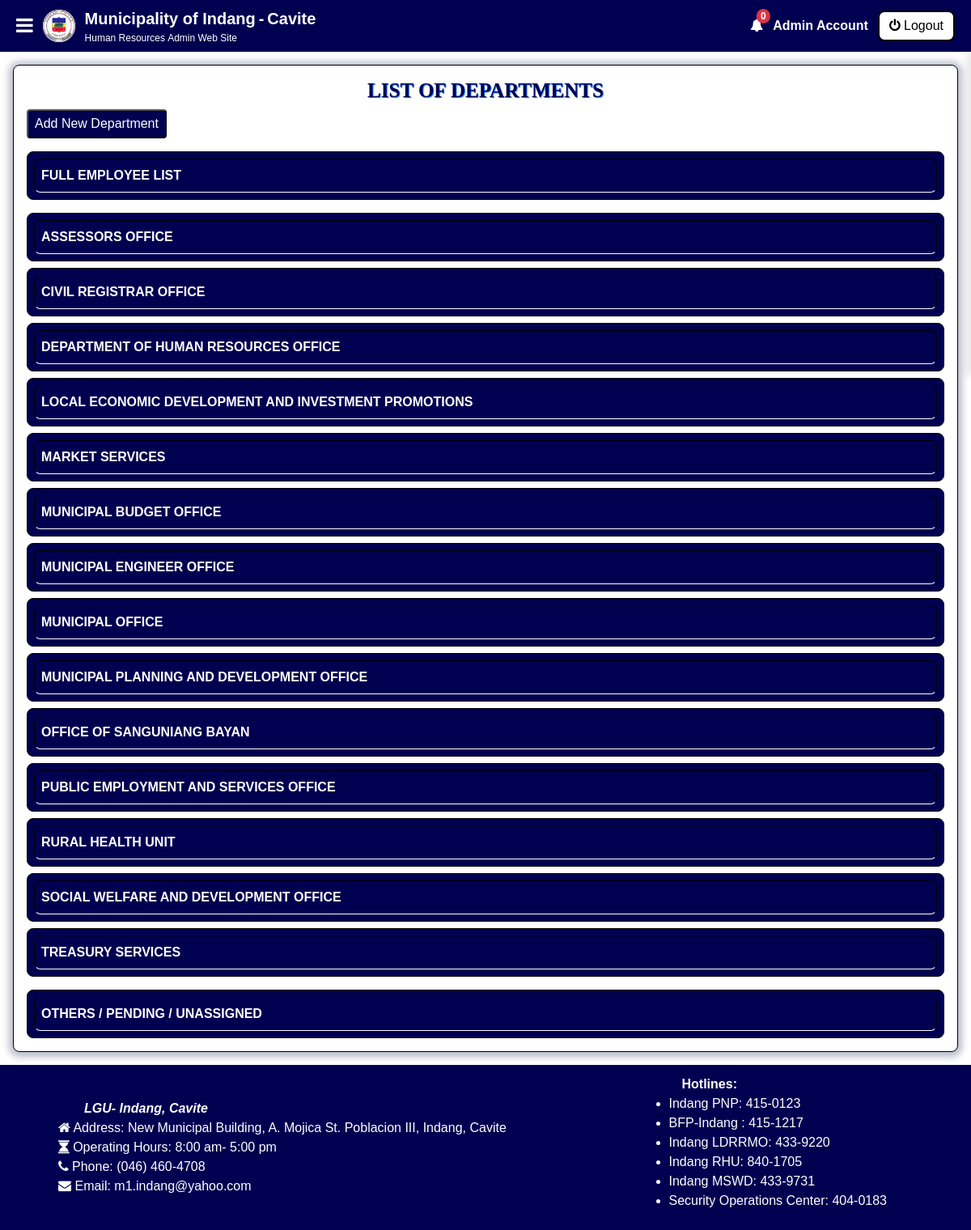
The page /admin/departments/index.php (signed in) on the database its author committed.
### tables this page shows
CREATE TABLE `tbl_useraccounts` (
  `account_id` int(11) NOT NULL,
  `employee_id` varchar(255) NOT NULL,
  `role` varchar(255) NOT NULL,
  `email` varchar(255) NOT NULL,
  `password` varchar(255) NOT NULL,
  `photoURL` varchar(255) NOT NULL,
  `firstName` varchar(255) NOT NULL,
  `middleName` varchar(255) NOT NULL,
  `lastName` varchar(255) NOT NULL,
  `suffix` varchar(255) NOT NULL,
  `birthdate` date NOT NULL,
  `sex` varchar(255) NOT NULL,
  `civilStatus` varchar(255) NOT NULL,
  `department` varchar(255) NOT NULL,
  `jobPosition` varchar(255) NOT NULL,
  `status` varchar(50) NOT NULL,
  `dateStarted` date NOT NULL,
  `dateCreated` timestamp NOT NULL DEFAULT current_timestamp(),
  `reasonForStatus` varchar(255) NOT NULL,
  `archive` varchar(50) NOT NULL
);

CREATE TABLE `tbl_departments` (
  `department_id` int(10) NOT NULL,
  `departmentName` varchar(255) NOT NULL,
  `departmentDescription` varchar(500) NOT NULL,
  `departmentHead` varchar(255) NOT NULL,
  `archive` varchar(50) NOT NULL
);

### constants/routes.php (called while the page is built, shortened)
<?php
$webhostpage = '/www.indang-municipal-hr.com.ph';
$assets_logo_png = $webhostpage . '/assets/images/indang-logo.png';
$assets_bootstrap_vcss = $webhostpage . '/assets/bootstrap-5.0.2-dist/css/bootstrap.min.css';
$assets_bootstrap_css = $webhostpage . '/assets/bootstrap/dist/css/bootstrap.min.css';
$assets_fontawesome = $webhostpage . '/assets/font-awesome/css/font-awesome.min.css';
$assets_css_styles = $webhostpage . '/assets/css/style.css';
$assets_datatable_css = $webhostpage . '/assets/datatables/datatables.min.css';
$assets_datatable_bootstrap = $webhostpage . '/assets/datatables/DataTables-1.13.7/css/dataTables.bootstrap.css';
$assets_datatable_css_select = $webhostpage . '/assets/datatables/jquery-datatables-checkboxes-1.2.12/css/dataTables.checkboxes.css';
$assets_toastify_css = $webhostpage . '/assets/toastify/toastify.css';
$location_admin_departments_office = $webhostpage . '/admin/departments/employee-list';
?>

### admin/departments/index.php (the view, shortened to what this page needs)
<?php
include ("../../constants/routes.php");
$sql_department = "SELECT
                        d.*,
                        u.firstName AS headFirstName,
                        u.middleName AS headMiddleName,
                        u.lastName AS headLastName,
                        u.suffix AS headSuffix,
                        (SELECT COUNT(*)
                            FROM tbl_useraccounts ua
                            WHERE ua.department = d.department_id
                            AND UPPER(ua.archive) != 'DELETED') AS departmentCount
                    FROM
                        tbl_departments d
                    LEFT JOIN
                        tbl_useraccounts u ON d.departmentHead = u.employee_id
                    WHERE
                        UPPER(d.archive) != 'DELETED'
                    ORDER BY
                    d.departmentName;";
$departments = $database->query($sql_department);
?>
<!DOCTYPE html>
<html lang="en">
<head>
    <link rel="stylesheet" href="<?php echo $assets_bootstrap_vcss; ?>">
    <link rel="stylesheet" href="<?php echo $assets_bootstrap_css; ?>">
    <link rel='stylesheet' href="<?php echo $assets_fontawesome; ?>">
    <link rel="stylesheet" href="<?php echo $assets_toastify_css; ?>">
    <link rel="stylesheet" href="<?php echo $assets_datatable_css; ?>">
    <link rel="stylesheet" href="<?php echo $assets_datatable_css_select; ?>">
    <link rel="stylesheet" href="<?php echo $assets_datatable_bootstrap; ?>">
    <link rel="stylesheet" href="<?php echo $assets_css_styles; ?>">
</head>
<body class="webpage-background-cover-admin">
    <div>
        <?php include ($components_file_topnav) ?>
    </div>
    <div class="page-container">
        <div class="page-content">
            <div class="box-container">
                <h3 class="title-text">List of Departments</h3>
                <div class="button-container mb-2">
                    <button type="button" class="custom-regular-button" data-toggle="modal"
                        data-target="#addDepartment">
                        Add New Department
                    </button>
                </div>
                <div class="item-detail-container mb-2">
                    <a href="<?php echo $location_admin_departments_office; ?>" class="item-detail-container-summary">
                        Full Employee List
                    </a>
                </div>
                <?php
                if ($departments->num_rows > 0) {
                    while ($department = $departments->fetch_assoc()) {
                        ?>
                        <details class="item-detail-container">
                            <summary class="item-detail-container-summary">
                                <div title="<?php echo $department['departmentDescription'] ?>">
                                    <?php echo $department['departmentName']; ?>
                                </div>
                            </summary>
                        </details>
                        <?php
                    }
                }
                ?>
                <div class="item-detail-container mt-2">
                    <a href="<?php echo $location_admin_departments_office . '/pending/'; ?>"
                        class="item-detail-container-summary">
                        Others / Pending / Unassigned
                    </a>
                </div>
            </div>
        </div>
    </div>
    <div>
        <?php
        include ($components_file_footer);
        ?>
    </div>
</body>
</html>

### components/topnavigation.php (shortened to what this page needs)
<?php
$employeeUserName = [];
if (isset($_SESSION['employeeId'])) {
    $employeeId = $database->real_escape_string($_SESSION['employeeId']);
    $UserNamequery = "SELECT firstName, lastName FROM tbl_useraccounts WHERE employee_Id = ?";
    $stmtUserName = $database->prepare($UserNamequery);
    if ($stmtUserName) {
        $stmtUserName->bind_param("s", $employeeId);
        $stmtUserName->execute();
        $userResult = $stmtUserName->get_result();
        if ($userResult->num_rows > 0) {
            $employeeUserName = $userResult->fetch_assoc();
        }
    } else {
    }
}
?>
<nav id="top-nav" class="top-nav-container">
    <div class='top-nav-content'>
        <div id="menu-toggle" onclick="toggleMenu()" class='top-nav-menu-button'>
            <i class="fa fa-bars" aria-hidden="true"></i>
        </div>
        <div class="logo-container">
            <img src="<?php echo $assets_logo_png; ?>" alt="Web Page Logo" class="small-web-logo">
        </div>
        <div class="top-nav-head-content">
            <div class="top-nav-title-content top-nav-title">
                <div>Municipality of Indang</div>
                <div class="top-nav-title-content-props">-</div>
                <div>Cavite</div>
            </div>
            <div class="top-nav-section">
                <div class="top-nav-section-medium">
                    Human Resources
                </div>
                <div>
                    <?php
                    if ($_SESSION["role"] == 'Admin') {
                        echo "Admin";
                    } else if ($_SESSION["role"] == 'Staff') {
                        echo "Staff";
                    } else {
                        echo "Employee";
                    }
                    ?>
                    Web Site
                </div>
            </div>
        </div>
    </div>
    <div class="top-nav-content">
        <div id="notification-menu" class="position-relative clickable-element toggle-notification">
            <i class="fa fa-bell text-white"></i>
            <span id="notifCount"
                class="position-absolute top-0 start-100 translate-middle badge rounded-pill bg-danger">
                0
            </span>
        </div>
        <div class="top-nav-username text-truncate">
            <?php
            if (isset($_SESSION['employeeId']) && !empty($employeeUserName)) {
                echo htmlspecialchars($employeeUserName['firstName'] . " " . $employeeUserName['lastName'], ENT_QUOTES, 'UTF-8');
            } else {
                echo 'Username';
            }
            ?>
        </div>
        <form method="post">
            <button type="submit" name="logout" class="top-nav-logout-button">
                <i class="fa fa-power-off" aria-hidden="true"></i> <span class="top-nav-logout-text">Logout</span>
            </button>
        </form>
    </div>
</nav>

### components/footer.php
<div class="footer-container custom-scrollbar" style="display: flex; justify-content: space-between; overflow: auto;">
    <div class="footer-title ml-5" style="display: flex; flex-direction: column; align-items: flex-start;">
        <div class="font-weight-bold font-italic ml-5">LGU- Indang, Cavite</div>
        <div><i class="fa fa-home ml-3"></i> Address: New Municipal Building, A. Mojica St. Poblacion III,
            Indang, Cavite</div>
        <div><i class="fa fa-hourglass ml-3"></i> Operating Hours: 8:00 am- 5:00 pm</div>
        <div><i class="fa fa-phone ml-3"></i> Phone: (046) 460-4708</div>
        <div><i class="fa fa-envelope ml-3"></i> Email: m1.indang@yahoo.com</div>
    </div>
    <div class="mr-5 mt-1">
        <strong class="ml-5">Hotlines:</strong>
        <ul>
            <li class="mr-5">Indang PNP: 415-0123</li>
            <li class="mr-5">BFP-Indang : 415-1217</li>
            <li class="mr-5">Indang LDRRMO: 433-9220</li>
            <li class="mr-5">Indang RHU: 840-1705</li>
            <li class="mr-5">Indang MSWD: 433-9731</li>
            <li class="mr-5">Security Operations Center: 404-0183</li>
        </ul>
    </div>
</div>

### assets/css/style.css (style rules this page uses)
:root { --webcolor: rgb(0, 0, 80); --webcolorlight: rgb(0, 100, 255); --webcolorheavy: rgb(0, 175, 255); --webtextcolor: white; --favcolor: #ffc107; --favcolorheavy: darkgoldenrod; --containercolor: white; --containersuitcolor: rgba(0, 0, 80, 1); }
a { text-decoration: none; color: inherit; cursor: pointer; }
body { font-family: 'Arial', sans-serif; -webkit-font-smoothing: antialiased; -moz-osx-font-smoothing: grayscale; width: 100%; margin: 0; padding: 0; }
body.webpage-background-cover-admin { background-image: url('../images/bg-indang-admin.png'); background-size: cover; background-repeat: no-repeat; background-attachment: fixed; background-position: center; overflow: auto; }
.small-web-logo { width: 2.5rem; height: 2.5rem; background-color: white; border-radius: 50%; }
.title-text { text-align: center; font-family: 'Times New Roman', serif; font-size: 25px; font-weight: bold; text-shadow: 1px 1px 1px var(--webcolorlight); color: var(--webcolor); text-transform: uppercase; padding: 0px; margin: 0px; cursor: default; }
.page-container { width: 100%; padding: 0px; margin: 0px; min-height: 100vh; overflow: auto; }
.page-content { width: 100%; padding: 0rem; }
.box-container { display: flex; flex-direction: column; height: fit-content; margin: 1rem; padding: 1rem; background-color: var(--containercolor); box-shadow: 0 1px 8px 5px rgba(23, 37, 84, 0.3); border: 1px solid black; border-radius: 0.5rem; gap: 0.5rem; }
.button-container { display: flex; flex-direction: row; gap: 0.5rem; }
.custom-regular-button { padding: 0.25rem 0.5rem; border-radius: 0.25rem; background-color: var(--webcolor); color: var(--webtextcolor); text-decoration: none; transition: 0.2s; min-width: 5rem; min-height: 36px; }
.top-nav-container { height: 64px; width: 100%; background-color: var(--webcolor); display: flex; flex-direction: row; align-items: center; top: 0; z-index: 50; padding-top: 0.5rem; padding-bottom: 0.5rem; padding-left: 1.25rem; padding-right: 1.25rem; justify-content: space-between; overflow: hidden; gap: 0.5rem; }
.top-nav-content { display: flex; flex-direction: row; align-items: center; gap: 0.75rem; }
.top-nav-menu-button { color: var(--webtextcolor); font-weight: 500; font-size: 1.5rem; cursor: pointer; }
.top-nav-head-content { display: flex; flex-direction: column; align-items: start; cursor: default; }
.top-nav-title-content { display: flex; flex-direction: row; align-items: start; gap: 0.25rem; }
.top-nav-title-content-props { display: inline-block; }
.top-nav-title { color: var(--webtextcolor); font-weight: 700; font-size: 1.25rem; }
.top-nav-section { display: flex; flex-direction: row; gap: 0.2rem; color: var(--webtextcolor); font-weight: 400; font-size: 0.75rem; }
.top-nav-username { color: var(--webtextcolor); font-weight: 700; cursor: default; max-width: 12rem; }
.top-nav-logout-button { border: 2px solid black; border-radius: 8px; background-color: white; padding: 5px 12px; color: black; cursor: pointer; }
.top-nav-logout-text { display: inline-block; }
.footer-container { width: 100%; padding: 0.5rem 0.5rem; background-color: var(--webcolor); color: var(--webtextcolor); }
.footer-title { display: flex; align-items: center; justify-content: center; }
.item-detail-container { width: 100%; padding: 0.5rem 0.5rem; background-color: var(--containersuitcolor); border: 1px solid black; border-radius: 0.5rem; color: var(--webtextcolor); }
.item-detail-container-summary { display: flex; align-items: center; justify-content: space-between; text-transform: uppercase; font-weight: 700; list-style: none; border: 1px solid black; border-radius: 0.5rem; padding: 0.5rem 0.5rem; border-bottom: 1px solid white; }
.clickable-element { cursor: pointer; }

### rows shown on the page
tbl_useraccounts: firstName+lastName "Admin Account"
tbl_departments: departmentName "ASSESSORS OFFICE"
tbl_departments: departmentName "CIVIL REGISTRAR OFFICE"
tbl_departments: departmentName "DEPARTMENT OF HUMAN RESOURCES OFFICE"
tbl_departments: departmentName "LOCAL ECONOMIC DEVELOPMENT AND INVESTMENT PROMOTIONS"
tbl_departments: departmentName "MARKET SERVICES"
tbl_departments: departmentName "MUNICIPAL BUDGET OFFICE"
tbl_departments: departmentName "MUNICIPAL ENGINEER OFFICE"
tbl_departments: departmentName "MUNICIPAL OFFICE"
tbl_departments: departmentName "MUNICIPAL PLANNING AND DEVELOPMENT OFFICE"
tbl_departments: departmentName "OFFICE OF SANGUNIANG BAYAN"
tbl_departments: departmentName "PUBLIC EMPLOYMENT AND SERVICES OFFICE"
tbl_departments: departmentName "RURAL HEALTH UNIT"
tbl_departments: departmentName "SOCIAL WELFARE AND DEVELOPMENT OFFICE"
tbl_departments: departmentName "TREASURY SERVICES"
